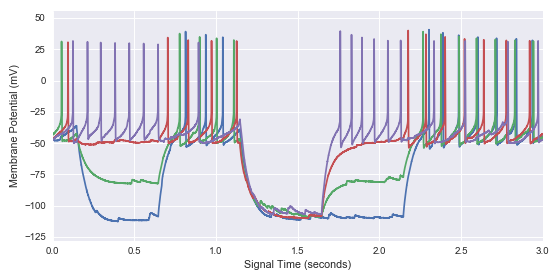

This chart was generated by the following Python code:
"""
Generate the demo screenshot used on the front page of pypi for pyABF
"""

import pyabf
import matplotlib.pyplot as plt
plt.style.use('seaborn')

abf=pyabf.ABF("../data/17o05028_ic_steps.abf") 
plt.figure(figsize=(8,4))
for sweepNumber in abf.sweepList:
    if (sweepNumber%2>0) or sweepNumber>7:
        continue
    abf.setSweep(sweepNumber)
    plt.plot(abf.dataX,abf.dataY)
	
plt.ylabel(abf.unitsLong)
plt.xlabel(abf.unitsTimeLong)
plt.margins(0,.1)
plt.tight_layout()
plt.savefig('demo.png', dpi=70)
print("DONE")